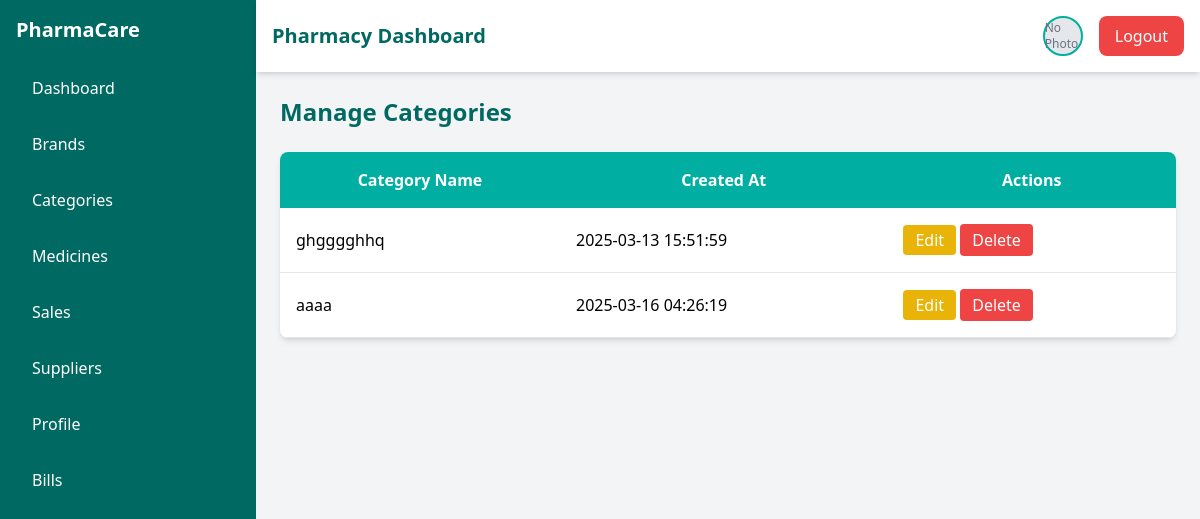
Page /pharmacist/viewCategories.php (signed in) on the committed database.
### tables this page shows
CREATE TABLE `categories` (
  `category_id` int(11) NOT NULL,
  `category_name` varchar(100) NOT NULL,
  `created_at` timestamp NOT NULL DEFAULT current_timestamp()
);

### pharmacist/viewCategories.php (the view, shortened to what this page needs)
<?php
include '../dbconn.php';
$result = $conn->query("SELECT * FROM categories");
?>
<!DOCTYPE html>
<html lang="en">
<head>
    <script src="https://cdn.tailwindcss.com"></script>
</head>
<body class="bg-gray-100 flex flex-col min-h-screen">
    <div class="flex flex-1">
        <?php include "include/sidebar.php"; ?>
        <main class="flex-1 flex flex-col">
            <?php include "include/navbar.php"; ?>
            <div class="p-6 flex-1">
                <h1 class="text-2xl font-bold text-primary-700 mb-6">Manage Categories</h1>
                <table class="w-full bg-white rounded-lg shadow-md overflow-hidden">
                    <thead class="bg-primary-500 text-white">
                        <tr>
                            <th class="p-4">Category Name</th>
                            <th class="p-4">Created At</th>
                            <th class="p-4">Actions</th>
                        </tr>
                    </thead>
                    <tbody>
                        <?php while ($row = $result->fetch_assoc()): ?>
                            <tr class="border-b">
                                <td class="p-4"> <?= htmlspecialchars($row['category_name']) ?> </td>
                                <td class="p-4"> <?= htmlspecialchars($row['created_at']) ?> </td>
                                <td class="p-4">
                                    <a href="editCategory.php?id=<?= $row['category_id'] ?>" class="bg-yellow-500 text-white px-3 py-1 rounded">Edit</a>
                                    <button onclick="confirmDelete(<?= $row['category_id'] ?>)" class="bg-red-500 text-white px-3 py-1 rounded">Delete</button>
                                </td>
                            </tr>
                        <?php endwhile; ?>
                    </tbody>
                </table>
            </div>
        </main>
    </div>
</body>
</html>

### rows in the picture
categories: category_name "ghgggghhq", created_at "2025-03-13 15:51:59"
categories: category_name "aaaa", created_at "2025-03-16 04:26:19"
